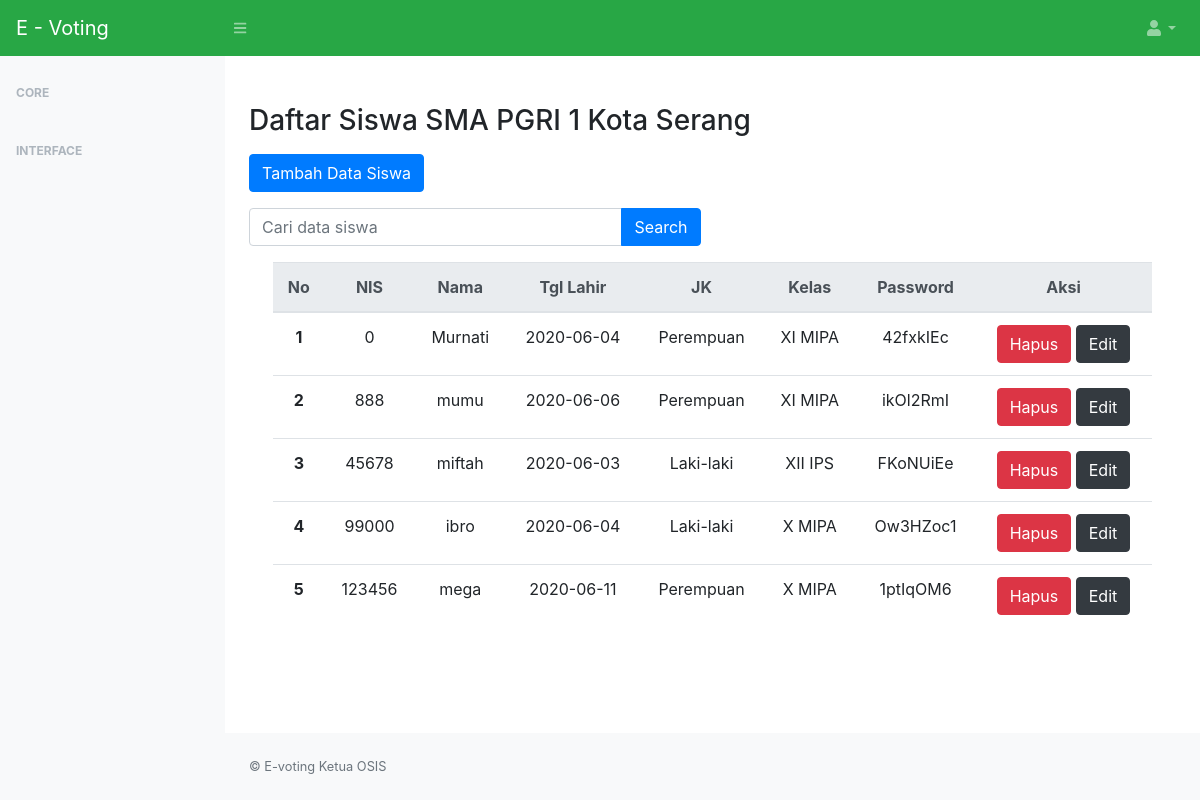
The page /index.php/vote/siswa on the database as committed earlier.
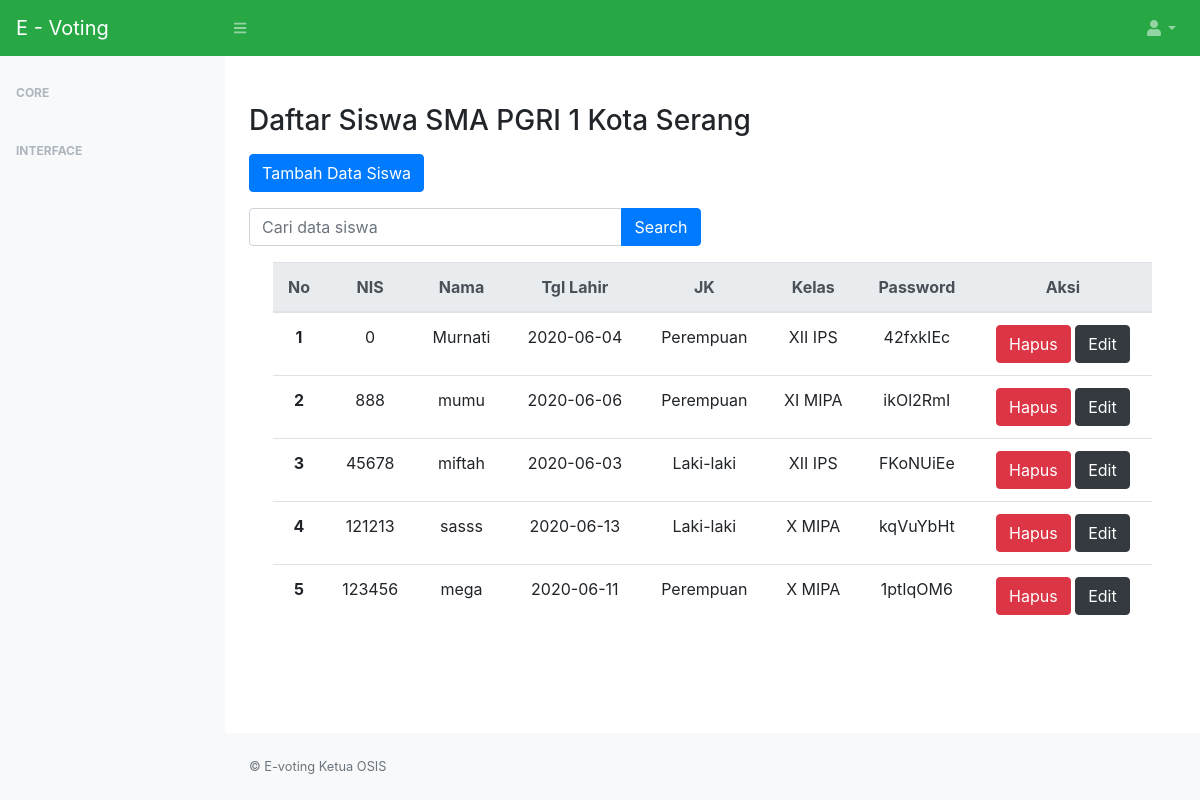
The same page on the database as committed later.
### tables this page shows
CREATE TABLE `users` (
  `nis` int(12) NOT NULL,
  `password` varchar(100) NOT NULL,
  `nama` varchar(30) NOT NULL,
  `tanggal_lahir` date NOT NULL,
  `jk` varchar(10) NOT NULL,
  `id_kelas` int(5) NOT NULL,
  `pemilih` enum('y','n') NOT NULL
);

CREATE TABLE `kelas` (
  `id_kelas` int(5) NOT NULL,
  `nama_kelas` varchar(15) NOT NULL
);

### application/controllers/Vote.php (called while the page is built, shortened)
<?php
class Vote extends CI_Controller
{
    public function __construct()
    {
        $this->load->model('Voting');
        $this->load->model('Siswa_model');
        $this->load->library('session');
        $this->load->library('form_validation');
        $this->load->helper('url');
    }
    public function siswa()
    {
        $data['tb_users'] = $this->db->get('users')->result_array();
        $data['level'] = $this->session->level;
        $data['judul'] = 'E - Voting';
        $this->load->view('templates/header', $data);
        $this->load->view('siswa/index');
        $this->load->view('templates/footer');
    }
}

### index.php (called while the page is built, shortened)
<?php
require_once BASEPATH.'core/CodeIgniter.php';

### application/views/siswa/index.php (the view, shortened to what this page needs)
<div class="container">
    <h3 text-align : center>Daftar Siswa SMA PGRI 1 Kota Serang</h3>
    <div class="row mt-3">
        <div class="col-md-6">
            <a href="<?= base_url('vote/tambahDataSiswa'); ?>" class="btn btn-primary">Tambah Data Siswa</a>
        </div>
    </div>
    <div class="row mt-3">
        <div class="col-md-6">
            <form action="" method="POST">
                <div class="input-group mb-3">
                    <input type="text" class="form-control" placeholder="Cari data siswa" name="keyword">
                    <div class="input-group-append">
                        <button class="btn btn-primary" type="submit" value="search">Search</button>
                    </div>
                </div>
            </form>
        </div>
    </div>
    <div class="container">
        <table class="table  text-center">
            <thead class="thead-light">
                <tr>
                    <th scope="col">No</th>
                    <th scope="col">NIS</th>
                    <th scope="col">Nama</th>
                    <th scope="col">Tgl Lahir</th>
                    <th scope="col">JK</th>
                    <th scope="col">Kelas</th>
                    <th scope="col">Password</th>
                    <th scope="col">Aksi</th>
                </tr>
            </thead>
            <tbody>
                <?php $i = 1; ?>
                <?php foreach ($tb_users as $user) : ?>
                    <tr>
                        <th scope="row"><?= $i; ?></th>
                        <td><?= $user['nis']; ?></td>
                        <td><?= $user['nama']; ?></td>
                        <td><?= $user['tanggal_lahir']; ?></td>
                        <td><?= $user['jk']; ?></td>
                        <?php $tb_kelas = $this->db->get_where('kelas', ['id_kelas' => $user['id_kelas']])->row_array(); ?>
                        <td><?= $tb_kelas['nama_kelas']; ?></td>
                        <td><?= $user['password']; ?></td>
                        <td>
                            <a href="<?= base_url(); ?>vote/hapus/<?= $user['nis']; ?>" class="btn btn-danger" onclick="return confirm('Yakin ingin menghapus data?');">Hapus</a>
                            <a href="<?= base_url(); ?>vote/edit/<?= $user['nis']; ?>" class="btn btn-dark">Edit</a>
                        </td>
                    </tr>
                    <?php $i++; ?>
                <?php endforeach; ?>
            </tbody>
        </table>
    </div>
</div>

### application/views/templates/header.php (shortened to what this page needs)
<!DOCTYPE html>
<html lang="en">
<head>
    <link href="<?= base_url('assets/') ?>css/styles.css" rel="stylesheet" />
    <link href="<?= base_url('assets/') ?>css/dataTables.bootstrap4.min.css" rel="stylesheet" />
    <link href="<?= base_url('assets/') ?>css/custom.css" rel="stylesheet" />
</head>
<body class="sb-nav-fixed">
    <nav class="sb-topnav navbar navbar-expand navbar-dark bg-success">
        <a class="navbar-brand" href="index.html">E - Voting</a><button class="btn btn-link btn-sm order-1 order-lg-0" id="sidebarToggle" href="#"><i class="fas fa-bars"></i></button>
        <ul class="navbar-nav ml-auto ml-md-0">
            <li class="nav-item dropdown">
                <a class="nav-link dropdown-toggle" id="userDropdown" href="#" role="button" data-toggle="dropdown" aria-haspopup="true" aria-expanded="false"><i class="fas fa-user fa-fw"></i></a>
            </li>
        </ul>
    </nav>
    <div id="layoutSidenav">
        <div id="layoutSidenav_nav">
            <nav class="sb-sidenav accordion sb-sidenav-light" id="sidenavAccordion">
                <div class="sb-sidenav-menu">
                    <div class="nav">
                        <div class="sb-sidenav-menu-heading">Core</div>
                        <div class="sb-sidenav-menu-heading">Interface</div>
                    </div>
                </div>
            </nav>
        </div>
        <div id="layoutSidenav_content">
            <main>

### application/views/templates/footer.php (shortened to what this page needs)
</main>
<footer class="py-4 bg-light mt-auto">
    <div class="container-fluid">
        <div class="d-flex align-items-center justify-content-between small">
            <div class="text-muted"> &copy; E-voting Ketua OSIS</div>
        </div>
    </div>
</footer>
</div>
</div>
</body>
</html>

### assets/css/custom.css (style rules this page uses)
footer { font-size: 16px; text-align: center; margin-top: 10%; }

Rows that differ between the two databases and show on the page:
removed users: nis "99000", nama "ibro", tanggal_lahir "2020-06-04", jk "Laki-laki", id_kelas.nama_kelas "X MIPA", password "Ow3HZoc1"
changed users "Murnati": id_kelas.nama_kelas "XI MIPA" → "XII IPS"
added users: nis "121213", nama "sasss", tanggal_lahir "2020-06-13", jk "Laki-laki", id_kelas.nama_kelas "X MIPA", password "kqVuYbHt"
